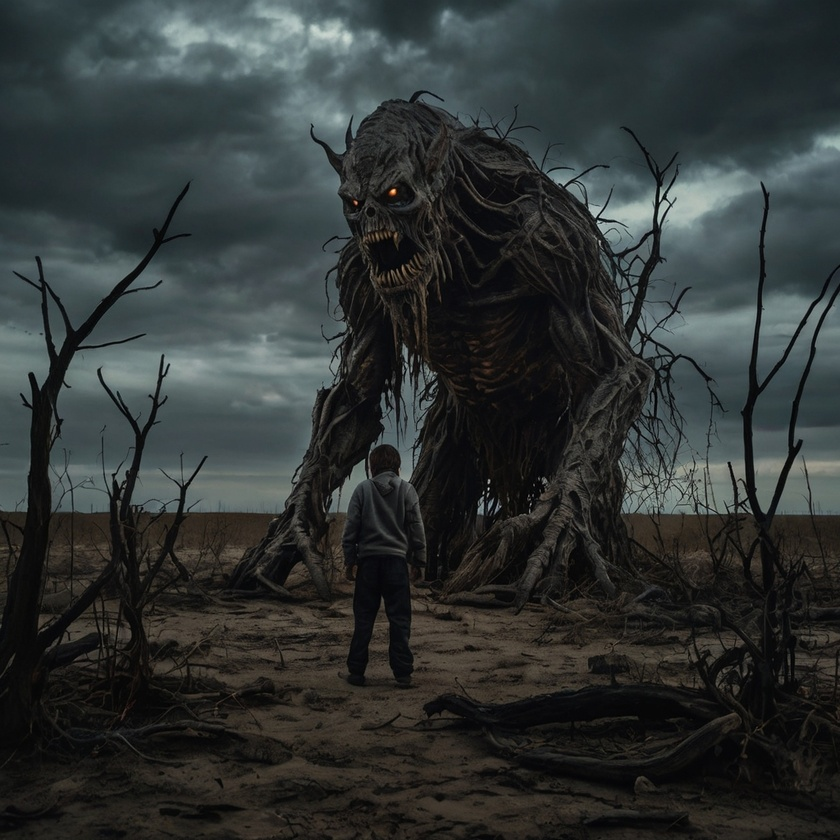
#> input picture monster.jpg, 840 x 840 px, shrunk from 1024 x 1024 before the run
$ python cut.py
#> lines starting #> are read from the running program, lines starting #| are printed output that depends on the picture
from PIL import Image

image = Image.open('monster.jpg')
#> image is the input picture: PIL image 840x840 RGB; mean R, G, B 48.1, 53, 52.1
width, height = image.size
#> width = 840; height = 840

for i in range(3):
    for j in range(3):
        cropped_image = image.crop((j * int(width/3), i * int(height/3), j * int(width/3) + int(width/3), i * int(height/3) + int(height/3)))
        cropped_image.save(f'image{i}{j}.jpg')
#> this loop made 3 passes
#> pass 1, `cropped_image.save(f'image{i}{j}.jpg')`:
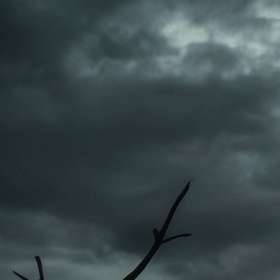
#> saved as image00.jpg: PIL image 280x280 RGB; mean R, G, B 58.6, 72.2, 74.7
#> pass 1, `cropped_image.save(f'image{i}{j}.jpg')`:
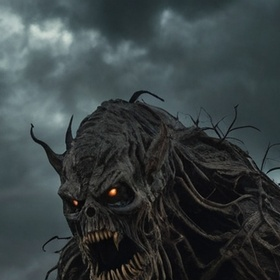
#> saved as image01.jpg: PIL image 280x280 RGB; mean R, G, B 56, 64.6, 65.7
#> pass 1, `cropped_image.save(f'image{i}{j}.jpg')`:
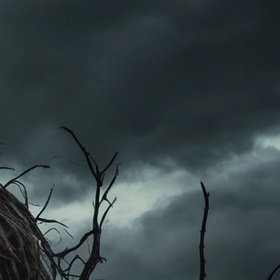
#> saved as image02.jpg: PIL image 280x280 RGB; mean R, G, B 55.4, 67.6, 69.9
#> pass 2, `cropped_image.save(f'image{i}{j}.jpg')`:
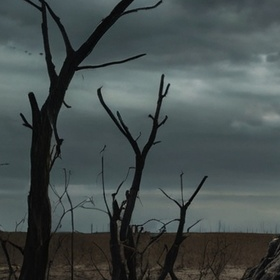
#> saved as image10.jpg: PIL image 280x280 RGB; mean R, G, B 70.3, 79.4, 78.8
#> after the loop:
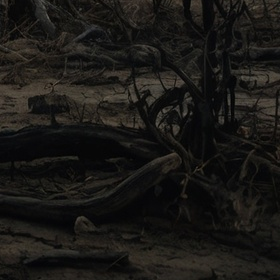
#> cropped_image: PIL image 280x280 RGB; mean R, G, B 25.8, 24.4, 21.6
